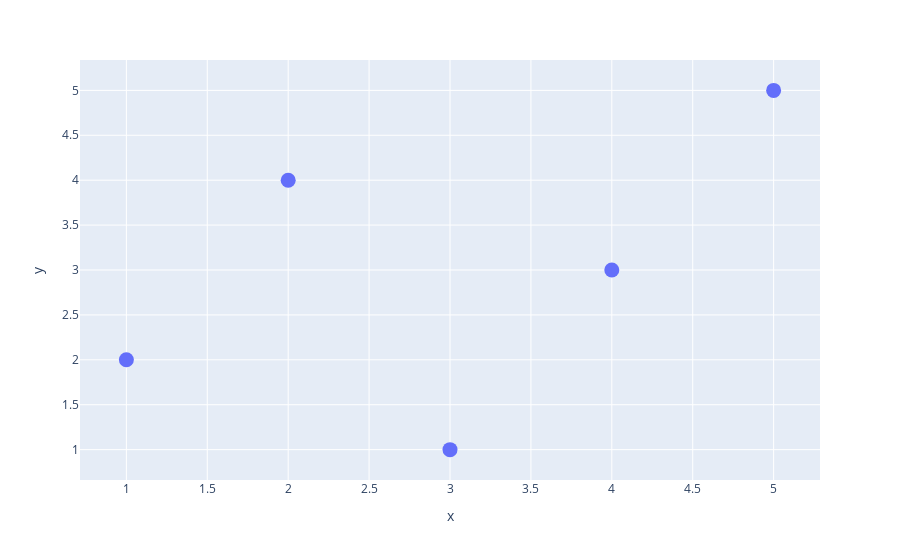

Here is the notebook cell this chart was saved with:
### Markdown cell above
## Scatterplot Express Diagram

### Code cell
import plotly.express as px
import pandas as pd

# Sample data
data = {'x': [1, 2, 3, 4, 5], 'y': [2, 4, 1, 3, 5]}
df = pd.DataFrame(data)

# Run the data as a DataFrame
# Create the scatter plot
fig = px.scatter(df, x='x', y='y')
fig.update_traces(marker=dict(size=15))

fig.show()

### Figure 1 — Plotly figure (JSON) as saved in the notebook; plotly's stock layout.template omitted (floating-point values rounded to 4 significant figures)
{"data": [{"hovertemplate": "x=%{x}<br>y=%{y}<extra></extra>", "legendgroup": "", "marker": {"color": "#636efa", "size": 15, "symbol": "circle"}, "mode": "markers", "name": "", "orientation": "v", "showlegend": false, "type": "scatter", "x": [1, 2, 3, 4, 5], "xaxis": "x", "y": [2, 4, 1, 3, 5], "yaxis": "y"}], "layout": {"legend": {"tracegroupgap": 0}, "margin": {"t": 60}, "xaxis": {"anchor": "y", "domain": [0, 1], "title": {"text": "x"}}, "yaxis": {"anchor": "x", "domain": [0, 1], "title": {"text": "y"}}}}
